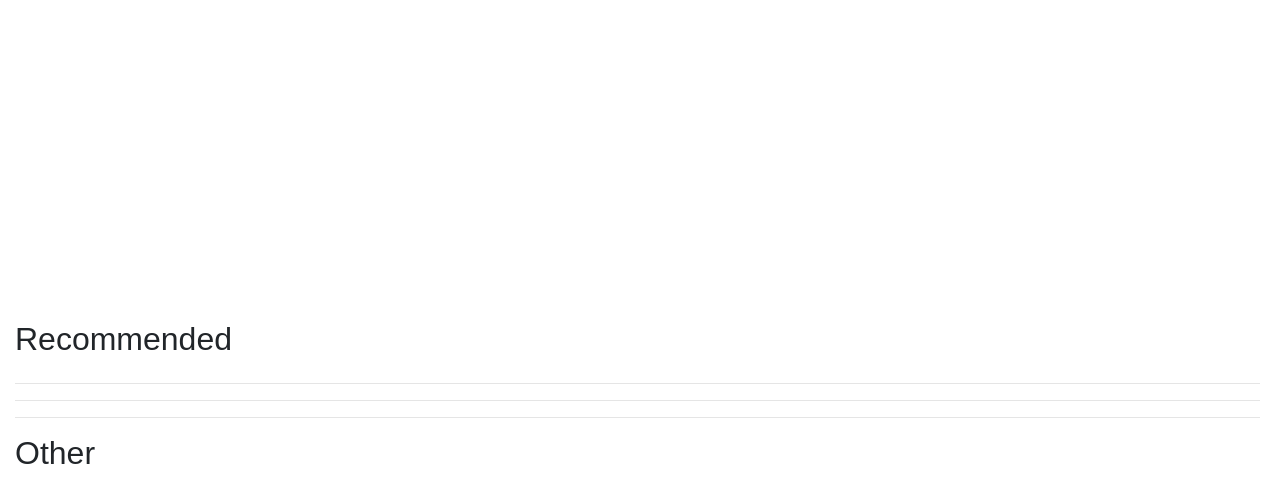
/scout/15/, run on an earlier commit of the app's database.
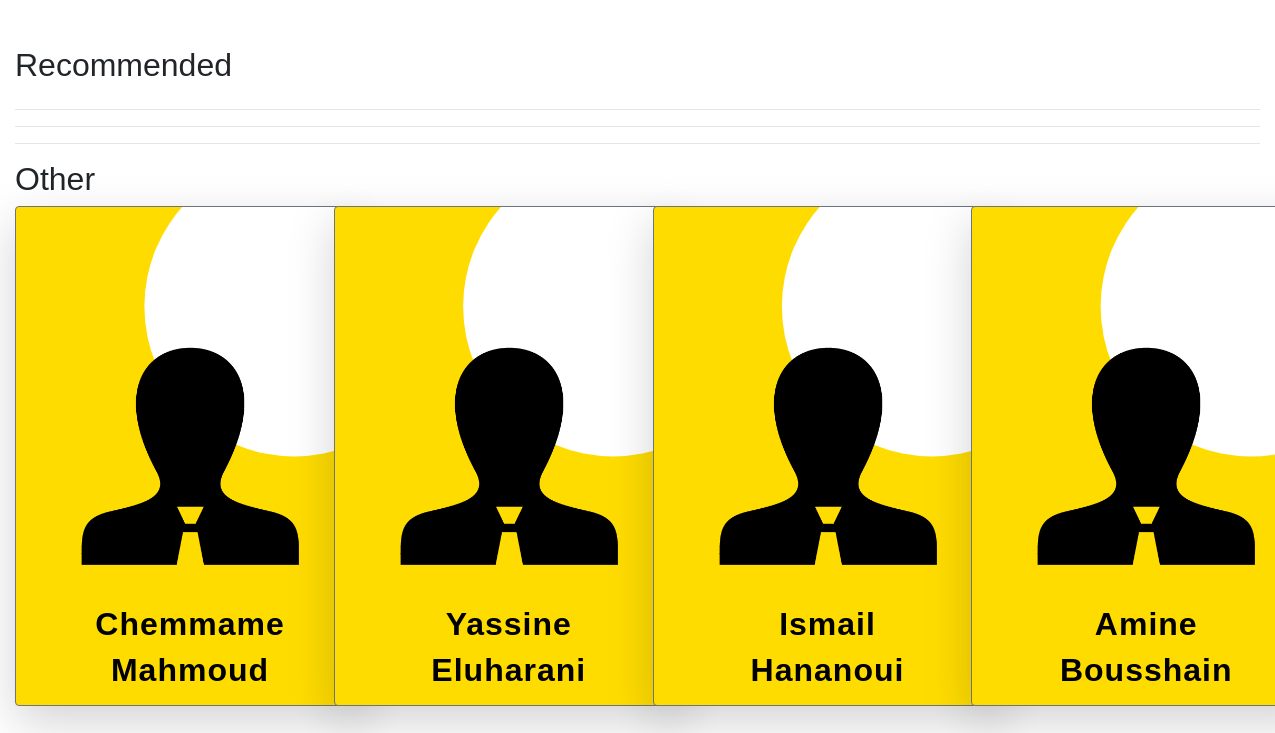
And on a later commit of the database.
### Candidat/models.py (models this page shows, shortened)
class Profil(models.Model):
    SEX = (
        ('', '(Gender)'),
        ('Male','Male'),
        ('Female','Female'),
    )
    STATUS = (
        ('', '(Status)'),
        ('Single','Single'),
        ('Married','Married'),
        ('Widowed','Widowed'),
        ('Divorced','Divorced'),
    )
    user = models.OneToOneField(User, null =True,on_delete=models.CASCADE , default="images/user.png")
    profil_pic = models.ImageField(null=True, blank=True)
    nom = models.CharField(max_length=20 ,null=True)
    prenom = models.CharField(max_length=20 ,null=True)
    date_n = models.DateField(null=True, blank=True)
    sex = models.CharField(max_length=6,choices=SEX ,null=True , blank=True)
    status = models.CharField(max_length=12,choices=STATUS ,null=True , blank=True)
    nationalite = models.CharField(max_length=20 ,null=True, blank=True)
    pays = CountryField(blank_label='(Country)' ,null=True, blank=True)
    ville = models.CharField(max_length=20 ,null=True, blank=True)
    telephone = models.CharField(max_length=20 ,null=True, blank=True)
    poste = models.ForeignKey(Poste, on_delete=models.DO_NOTHING, null=True,blank=True)
    adresse = models.TextField(null=True,blank=True)
    linkdin = models.URLField(max_length=200,null=True,blank=True)
    facebook = models.URLField(max_length=200,null=True,blank=True)
    twitter = models.URLField(max_length=200,null=True,blank=True)
    nbr_annee = models.IntegerField(null = True , default=0,blank=True)
    type_diplome = models.CharField(max_length=20 ,null=True)

### Entreprise/views.py (the view)
# urls.py: path('scout/<int:my_id>/', scout, name='scout'),
def scout(request,my_id):
    o = Offre.objects.get(id=my_id)
    poste = o.poste
    degree = o.diplome
    expPoste = o.experience
    profils = Profil.objects.filter(poste=poste)
    countExp = 0
    for p in profils:
        exps = Experience_Pro.objects.filter(profil=p)
        for exp in exps:
            p.nbr_annee += exp.nbr_annee
    for p in profils:
        academics = Academic.objects.filter(profil=p)
        for academic in academics:
            if academic.type_diplome == 'Doctorat':
                p.type_diplome = academic.type_diplome
            elif academic.type_diplome == 'Master':
                p.type_diplome = academic.type_diplome
            elif academic.type_diplome == 'Bachelor':
                p.type_diplome = academic.type_diplome
    context = {
        'profils':profils,
        'degree' : degree,
        'expPoste' : expPoste,
    }
    return render(request,'Entreprise/scouting.html',context)

### templates/entreprise/scouting.html (shortened to what this page needs)
{% extends 'base.html' %}
{% load static %}
{% block style %}
<link rel="stylesheet" href="{% static 'css/scout.css' %}">
{% endblock  %}
{% block content %}
<div class="container-fluid">
  <h2>Recommended</h2>
  <hr><hr><hr>
  <h2>Other</h2>
  <div class="row">
    {% for profil in profils %}
      {% if expPoste >= profil.nbr_annee and degree != profil.type_diplome %}
        <div class="col-3 mb-5">
         <div class="card shadow-lg border border-secondary rounded">
            <div class="imgBx">
              <img src="{% static 'images/user.png' %}" alt="">
            </div>
            <div class="contentBx">
              <h2>{{ profil.nom }}</h2>
              <h2>{{ profil.prenom }}</h2>
            </div>
          </div>
        </div>
      {% endif %}
    {% endfor %}
  </div>
</div>
{% include 'bg-Entreprise.html' %}
{% endblock  %}

### templates/base.html (shortened to what this page needs)
{% load static %}
<!DOCTYPE html>
<html lang="en">
<head>
    <link rel="stylesheet" href="https://cdnjs.cloudflare.com/ajax/libs/font-awesome/4.7.0/css/font-awesome.min.css">
    <link rel="stylesheet" href="https://maxcdn.bootstrapcdn.com/bootstrap/4.5.0/css/bootstrap.min.css">
    <link rel="stylesheet" href="{% static 'css/animate.min.css' %}">
    <link rel="stylesheet" href="{% static 'css/vegas.min.css' %}">
    {% block style %}
    {% endblock %}
    <link rel="stylesheet" href="{% static 'css/nav-bar.css' %}">
    <link rel="stylesheet" href="{% static 'css/footer.css' %}">
</head>
<body>
    {% block content %}
    {% endblock %}
</body>
</html>

### templates/bg-Entreprise.html (shortened to what this page needs)
<ul class="circles2">
</ul>

### static/css/scout.css (style rules this page uses)
* { margin: 0; padding: 0; font-family: raleway, sans-serif; }
body { display: flex; justify-content: center; align-items: center; min-height: 100vh; }
.container-fluid { position: relative; }
.container-fluid .card { position: relative; width: 350px; height: 500px; background-color: #ffdc00; border-radius: 20px; overflow: hidden; }
.container-fluid .card:before { content: ''; position: absolute; top: 0; left: 0; width: 100%; height: 100%; background: white; clip-path: circle(150px at 80% 20%); transition: 0.5s ease-in-out; }
.container-fluid .card .imgBx { position : absolute; top : 50%; transform: translateY(-50%); z-index: 10000; width: 100%; height: 220px; transition: 0.5s; }
.container-fluid .card .imgBx img { position: absolute; top: 50%; left: 50%; transform: translate(-50%,-50%) ; width: 270px; }
.container-fluid .card .contentBx { position: absolute; bottom: 0; width: 100%; height: 100px; text-align: center; transition: 1s; z-index: 10; }
.container-fluid .card .contentBx h2 { position: relative; font-weight: 600; letter-spacing: 1px; color: black; }

### templates/bg-Entreprise.html (style rules this page uses)
.circles2 { position: absolute; top: 0; left: 0; width: 100%; height: 100%; overflow: hidden; z-index: -1; }

What changed in the data, as far as the page shows it:
added Profil: nbr_annee 0 (drawn), nom "Chemmame", prenom "Mahmoud"
added Profil: nbr_annee 0 (drawn), nom "Yassine", prenom "Eluharani"
added Profil: nbr_annee 0 (drawn), nom "Ismail", prenom "Hananoui"
added Profil: nbr_annee 0 (drawn), nom "Amine", prenom "Bousshain"
